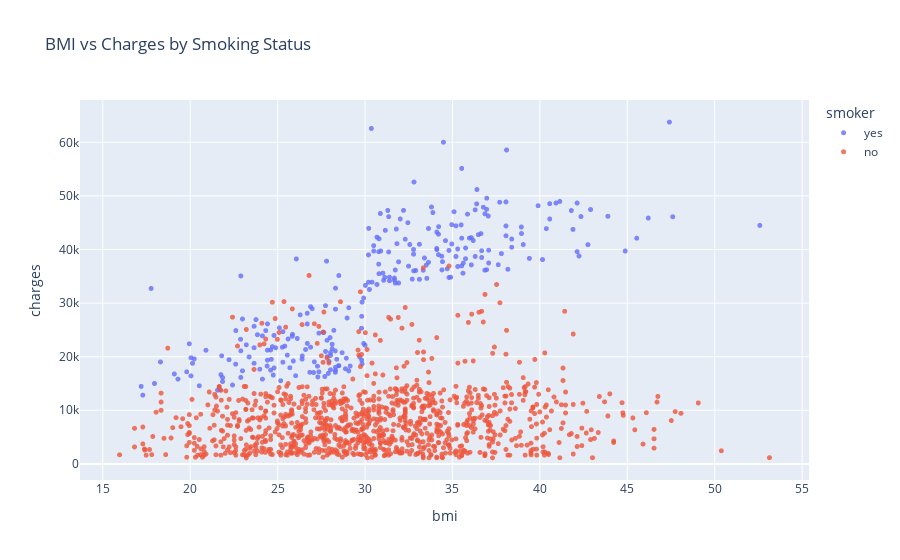

Notebook code cell kept with this figure:
### Code cell
# Scatter plot showing the relationship between BMI and insurance charges,
# differentiated by smoking status and displaying gender on hover
fig = px.scatter(
    df, 
    x='bmi', 
    y='charges', 
    color='smoker', 
    opacity=0.8, 
    hover_data=['sex'], 
    title='BMI vs Charges by Smoking Status'
)
fig.update_traces(marker_size=5)
fig.show()

### Figure 1 — Plotly figure (JSON) as saved in the notebook; plotly's stock layout.template omitted (floating-point values rounded to 4 significant figures; data arrays with more than 128 entries replaced by an {"elided": "..."} marker saying what was removed)
{"data": [{"customdata": {"elided": "274x1 str values"}, "hovertemplate": "smoker=yes<br>bmi=%{x}<br>charges=%{y}<br>sex=%{customdata[0]}<extra></extra>", "legendgroup": "yes", "marker": {"color": "#636efa", "opacity": 0.8, "size": 5, "symbol": "circle"}, "mode": "markers", "name": "yes", "showlegend": true, "type": "scattergl", "x": {"elided": "274 float values"}, "xaxis": "x", "y": {"elided": "274 float values"}, "yaxis": "y"}, {"customdata": {"elided": "1064x1 str values"}, "hovertemplate": "smoker=no<br>bmi=%{x}<br>charges=%{y}<br>sex=%{customdata[0]}<extra></extra>", "legendgroup": "no", "marker": {"color": "#EF553B", "opacity": 0.8, "size": 5, "symbol": "circle"}, "mode": "markers", "name": "no", "showlegend": true, "type": "scattergl", "x": {"elided": "1064 float values"}, "xaxis": "x", "y": {"elided": "1064 float values"}, "yaxis": "y"}], "layout": {"autosize": true, "legend": {"title": {"text": "smoker"}, "tracegroupgap": 0}, "title": {"text": "BMI vs Charges by Smoking Status"}, "xaxis": {"anchor": "y", "autorange": true, "domain": [0, 1], "range": [13.74, 55.35], "title": {"text": "bmi"}, "type": "linear"}, "yaxis": {"anchor": "x", "autorange": true, "domain": [0, 1], "range": [-3755.0, 68650.0], "title": {"text": "charges"}, "type": "linear"}}}
